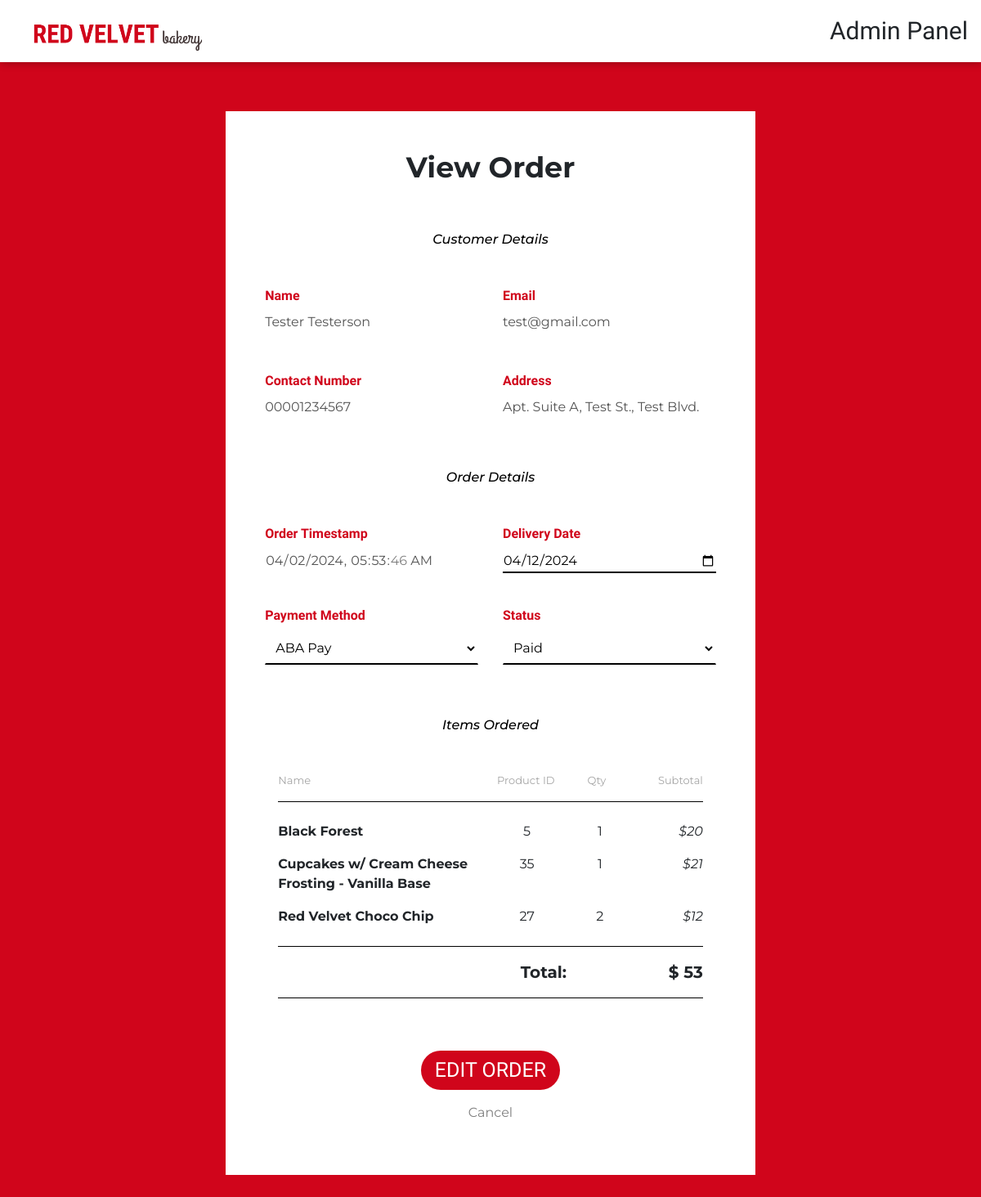
Page /src/admin/admin-orders-view.php?id=3 (signed in) on the committed database.
### tables this page shows
CREATE TABLE `orders` (
  `order_id` int(255) NOT NULL,
  `order_name` varchar(255) NOT NULL,
  `order_email` varchar(255) NOT NULL,
  `order_contact` varchar(24) NOT NULL,
  `order_add` varchar(255) NOT NULL,
  `order_date` date NOT NULL,
  `order_pay` int(6) NOT NULL,
  `order_time` timestamp NOT NULL DEFAULT current_timestamp(),
  `order_status` varchar(255) NOT NULL DEFAULT 'Pending'
);

CREATE TABLE `orders_items` (
  `item_id` int(11) NOT NULL,
  `item_name` varchar(50) NOT NULL,
  `item_price` decimal(5,2) NOT NULL,
  `item_variety` varchar(255) NOT NULL,
  `item_qty` int(255) NOT NULL,
  `order_id` int(255) NOT NULL
);

### src/admin/includes/admin-orders-view.inc.php (called while the page is built, shortened)
<?php
if(!isset($_SESSION["adminid"])){
  header("location: admin-login.php");
}
else
{
  include("classes/Database.class.php");
  include("classes/Order.class.php");
  include("classes/OrderCon.class.php");
  include("../main/classes/Item.class.php");
  include("../main/classes/ItemCon.class.php");
  if($_SERVER['REQUEST_METHOD'] == 'GET')
  {
    $order_id = $_GET["id"];
    $order = new OrderController();
    $result = $order->getRecord($order_id);
    $row = $result->fetch(PDO::FETCH_ASSOC);
    $order_name = $row["order_name"];
    $order_email = $row["order_email"];
    $order_contact = $row["order_contact"];
    $order_add = $row["order_add"];
    $order_date = $row["order_date"];
    $order_pay = $row["order_pay"];
    $order_time = $row["order_time"];
    $order_status = $row["order_status"];
    $item = new ItemController(null,null,null,null,null,$order_id);
    $item_result = $item->getTable();
  }
}

### src/admin/classes/Database.class.php (called while the page is built)
<?php
class Database{
  protected function connect(){
    try {
      $username = "root";
      $password = "";
      $dbh = new PDO('mysql:host=localhost;dbname=redvelvet',$username,$password);
      return $dbh;
    }
    catch (PDOException $e) {
      print "Error!: " . $e->getMessage() . "<br/>";
      die();
    }
  }
}

### src/admin/classes/Order.class.php (called while the page is built, shortened)
<?php
class Order extends Database{
  protected function readOrderRecord($order_id){
    $query = 'SELECT * FROM orders WHERE order_id = ?;';
    $stmt = $this->connect()->prepare($query);
    if(!$stmt->execute(array($order_id))){
      $stmt = null;
      header("location: ../index.php?error=stmtfailed");
      exit();
    }
    return $stmt;
  }
}

### src/admin/classes/OrderCon.class.php (called while the page is built, shortened)
<?php
class OrderController extends Order{
  public function getRecord($order_id){
    $result = $this->readOrderRecord($order_id);
    return $result;
  }
}

### src/main/classes/ItemCon.class.php (called while the page is built, shortened)
<?php
class ItemController extends Item{
  private $order_id;
  public function __construct($item_id=null, $item_name=null, $item_price=null, $item_variety=null, $item_qty=null, $order_id=null){
    $this->order_id = $order_id;
  }
  public function getTable(){
    $result = $this->readItemTable($this->order_id);
    return $result;
  }
}

### src/main/classes/Item.class.php (called while the page is built, shortened)
<?php
class Item extends Database{
  protected function readItemTable($order_id){
    $query = 'SELECT * FROM orders_items WHERE order_id = ?;';
    $stmt = $this->connect()->prepare($query);
    if(!$stmt->execute(array($order_id))){
      $stmt = null;
      header("location: ../index.php?error=stmtfailed");
      exit();
    }
    return $stmt;
  }
}

### src/admin/admin-orders-view.php (the view, shortened to what this page needs)
<?php include("includes/admin-orders-view.inc.php");?>
<!doctype html>
<html lang="en">
<?php include("..\main\head-tags.php")?>
</head>
<body>
<?php include("admin-header.php")?>
<section class="signup-wrapper">
    <div class="container-md product-add-container p-5">
      <div class="row mb-4">
        <div class="col">
          <h2 class="text-center">View Order</h2>
        </div>
      </div>
      <div class="row mb-4">
        <div class="col d-flex justify-content-center">
        </div>
      </div>
      <div class="row">
        <form class="container product-add-form" action="admin-orders-view.php" method="post" enctype="multipart/form-data">
          <div class="mb-5">
            <div class="row mb-3">
              <div class="col">
                <h3 class="admin-order-label">Customer Details</h3>
              </div>
            </div>
            <div class="row">
              <div class="col">
                <div class="form-group mb-5">
                  <div class="form-label">Name</div>
                  <input class="disabled-input" type="text" id="order_name" name="order_name" value="<?php echo $order_name; ?>" disabled>
                </div>
              </div>
              <div class="col">
                <div class="form-group mb-5">
                  <div class="form-label">Email</div>
                  <input class="disabled-input" type="email" id="order_email" name="order_email" value="<?php echo $order_email; ?>" disabled>
                </div>
              </div>
            </div>
            <div class="row">
              <div class="col">
                <div class="form-group mb-3">
                  <div class="form-label">Contact Number</div>
                  <input class="disabled-input" type="tel" id="order_contact" name="order_contact" value="<?php echo $order_contact; ?>" disabled>
                </div>
              </div>
              <div class="col">
                <div class="form-group mb-3">
                  <div class="form-label">Address</div>
                  <input class="disabled-input" type="text" id="order_add" name="order_add" value="<?php echo $order_add; ?>" disabled>
                </div>
              </div>
            </div>
          </div>
          <div class="mb-5">
            <div class="row mb-3">
              <div class="col">
                <h3 class="admin-order-label">Order Details</h3>
              </div>
            </div>
            <div class="row mb-4">
              <div class="col">
                <div class="form-group mb-3">
                  <div class="form-label">Order Timestamp</div>
                  <input class="disabled-input" type="datetime-local" id="order_time" name="order_time" value="<?php echo $order_time; ?>" disabled>
                </div>
              </div>
              <div class="col">
                <div class="form-group mb-3">
                  <div class="form-label">Delivery Date</div>
                  <input type="date" id="order_date" name="order_date" value="<?php echo $order_date; ?>">
                </div>
              </div>
            </div>
            <div class="row">
              <div class="col">
                <div class="form-group mb-3">
                  <div class="form-label">Payment Method</div>
                  <select id="order_pay" name="order_pay">
                    <option value="1" <?=$order_pay == '1' ? ' selected="selected"' : '';?>>ABA Pay</option>
                  </select><br>
                </div>
              </div>
              <div class="col">
                <div class="form-group mb-3">
                  <div class="form-label">Status</div>
                  <select id="order_status" name="order_status">
                    <option value="Paid" <?=$order_status == 'Paid' ? ' selected="selected"' : '';?>>Paid</option>
                  </select><br>
                </div>
              </div>
            </div>
          </div>
          <div class="mb-5">
            <div class="row mb-3">
              <div class="col">
                <h3 class="admin-order-label">Items Ordered</h3>
              </div>
            </div>
            <div class="row">
              <div class="col">
                <div class="rc-table" id="rc-table">
                  <div class="rc-table-head">
                    <div class="row d-flex ml-3 mr-3 rc-table-title">
                      <div class="col-6 p-0">Name</div>
                      <div class="col-2 p-0" style="text-align: center">Product ID</div>
                      <div class="col-2 p-0" style="text-align: center">Qty</div>
                      <div class="col-2 p-0" style="text-align: right">Subtotal</div>
                    </div>
                    <div class="row">
                      <div class="col">
                        <hr>
                      </div>
                    </div>
                  </div>
                  <div id="rc-table-list">
                    <?php
                      while($row = $item_result->fetch(PDO::FETCH_ASSOC)){
                        $variety = $row["item_variety"] == "none" ? "" : " - " . $row["item_variety"];
                        echo '
                        <div class="row d-flex ml-2 mr-2 rc-table-item">
                          <div class="col-6 p-2">' . $row["item_name"] . $variety . '</div>
                          <div class="col-2 p-2" style="text-align: center">' . $row["item_id"] . '</div>
                          <div class="col-2 p-2 d-flex justify-content-center" style="font-style: normal">
                          <span> ' . $row["item_qty"] . ' </span>
                          </div>
                          <div class="col-2 p-2" style="text-align: right; font-style: italic">$' .  $row["item_qty"] * $row["item_price"] . '</div>
                        </div>
                        ';
                      }
                    ?>
                  </div>
                  <div class="rc-table-foot" id="rc-table-total">
                    <div class="row">
                      <div class="col">
                        <hr>
                      </div>
                    </div>
                    <div class="row d-flex ml-3 mr-3">
                      <div class="col-6 p-0"></div>
                      <div class="col-3 p-0" style="text-align: center">Total:</div>
                      <div class="col-3 p-0" style="text-align: right">$
                        <?php
                          $total = 0;
                          $item_result = $item->getTable();
                          while($row = $item_result->fetch(PDO::FETCH_ASSOC)){
                            $total = $total + ($row["item_price"] * $row["item_qty"]);
                          }
                          echo $total;
                        ?>
                      </div>
                    </div>
                  </div>
                  <div class="row">
                    <div class="col">
                      <hr>
                    </div>
                  </div>
                </div>
              </div>
            </div>
          </div>
          <div class="row">
            <div class="col">
              <div class="form-group">
                <div class="row d-flex justify-content-center">
                  <input type="submit" name="submit" value="EDIT ORDER" class="btn px-3 py-1" style="width:auto">
                </div>
                <div class="row d-flex justify-content-center">
                  <a class="mt-3" href="admin-orders.php" style="color:gray;">Cancel</a>
                </div>
              </div>
            </div>
          </div>
        </form>
      </div>
    </div>
</section>
</body>
</html>

### styles.css (style rules this page uses)
:root { --col1: #FFFFFF; --col2: #D0051B; --txt-col: #000000; --link-col: #A6A6A6; --link-col-2: #848484; --font-link: Lekton ; --font-main: Montserrat ; --font-fancy: Grand Hotel ; --fweight-heading: 700; --fweight-reg: 400; }
* { margin: 0; padding: 0; font-family: var(--font-main); }
body { overflow-x: hidden; background-color: var(--col2); }
.btn { background-color: var(--col2); color: var(--col1); font-family: var(--font-link); font-size: 25px; padding-inline: 20px; border-radius: 35px; }
a { cursor: pointer; }
h2 { font-weight: var(--fweight-heading); font-size: 35px; }
h3 { font-style: italic; font-size: 30px; }
.rc-table-title { color: var(--link-col); font-size: 14px; }
.rc-table-item div:nth-child(1) { font-weight: bold; }
.rc-table-item div:nth-child(3) { font-style: italic; text-align: end; }
.rc-table-title div { font-size: 13px; color: var(--link-col); }
.rc-table hr { border-color: black; margin-block: 1rem; margin-right: 1rem; margin-left: 1rem; }
.rc-table-foot { font-size: 20px; font-weight: var(--fweight-heading); font-style: normal !important; }
input, #date, #payment { border: none; border-bottom: 2px solid black; margin-left: 0.5rem; background-color: var(--col1); }
.disabled-input { border-bottom: none; }
.signup-wrapper { display: flex; justify-content: center; }
.product-add-container { background-color: white; margin: 4rem 0; }
.product-add-container input { margin: 0; padding: 0; width: 100%; }
.product-add-container select, .product-listing-filter select, .product-description-container select { outline: none !important; border-radius: 0; border: 1px solid white; border-bottom: 2px solid black; padding: 0.5rem; width: 100%; background-color: #FFFFFF; }
.product-add-container option, .product-description-container option { font-family: var(--font-main); }
.product-add-container .form-label, .product-add-container .custom-control-label, .product-description-container .form-label { margin-bottom: 0.5rem; color: var(--col2); font-weight: bold; font-family: var(--font-link); }
.admin-order-label { font-size: 16px; color:var(--txt-col); text-align: center; margin-bottom: 2rem; }

### rows in the picture
orders: order_name "Tester Testerson", order_email "test@gmail.com", order_contact "00001234567", order_add "Apt. Suite A, Test St., Test Blvd.", order_time "04/02/2024 05:53:46", order_date "04/12/2024", order_pay "ABA Pay", order_status "Paid"
orders_items: item_name "Black Forest", item "5", item_qty "1", $row["item_qty"] * $row["item_price"] "20"
orders_items: item_name "Cupcakes w/ Cream Cheese Frosting", item_variety "- Vanilla Base", item "35", item_qty "1", $row["item_qty"] * $row["item_price"] "21"
orders_items: item_name "Red Velvet Choco Chip", item "27", item_qty "2", $row["item_qty"] * $row["item_price"] "12"

### other values in the picture
$total "53"
